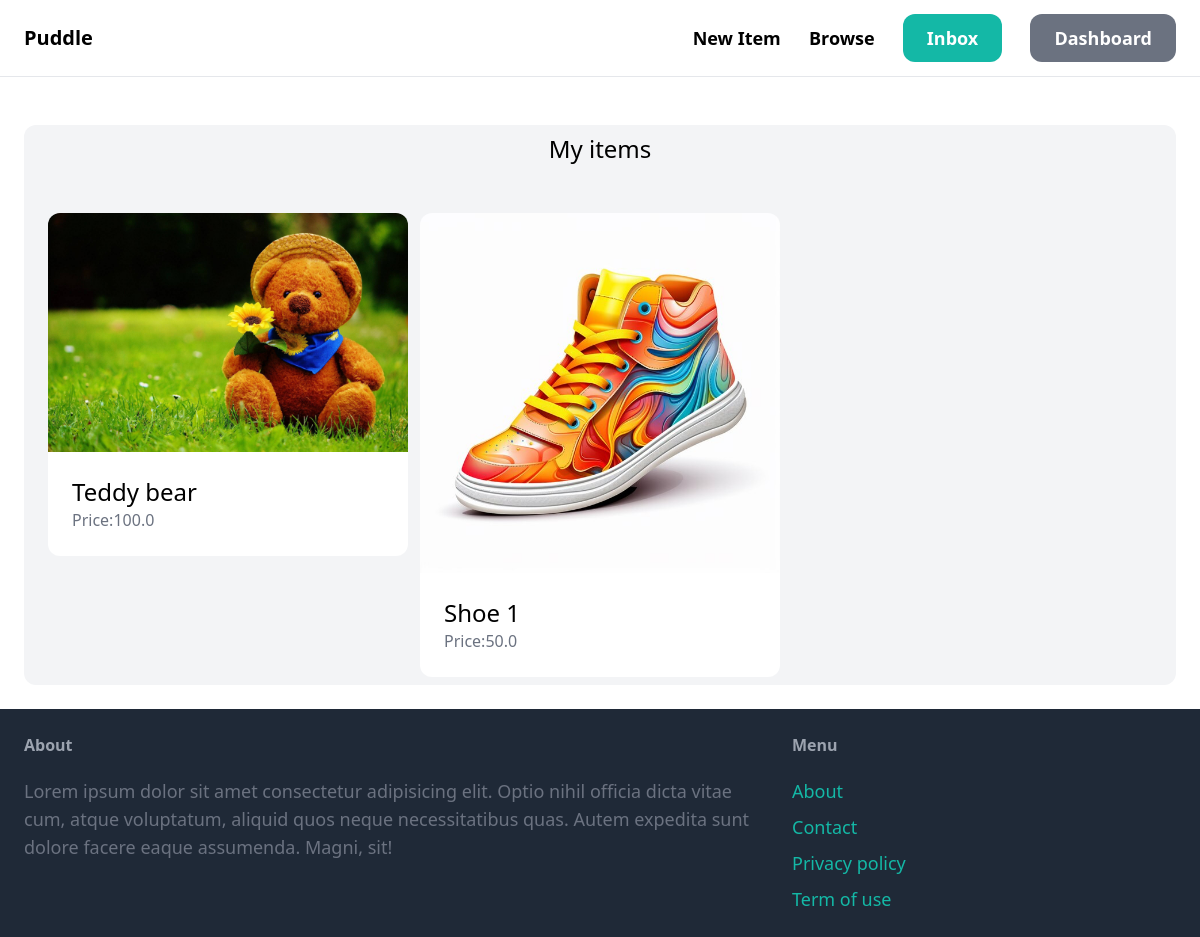
Page /dashboard/ (signed in) on the earlier database version.
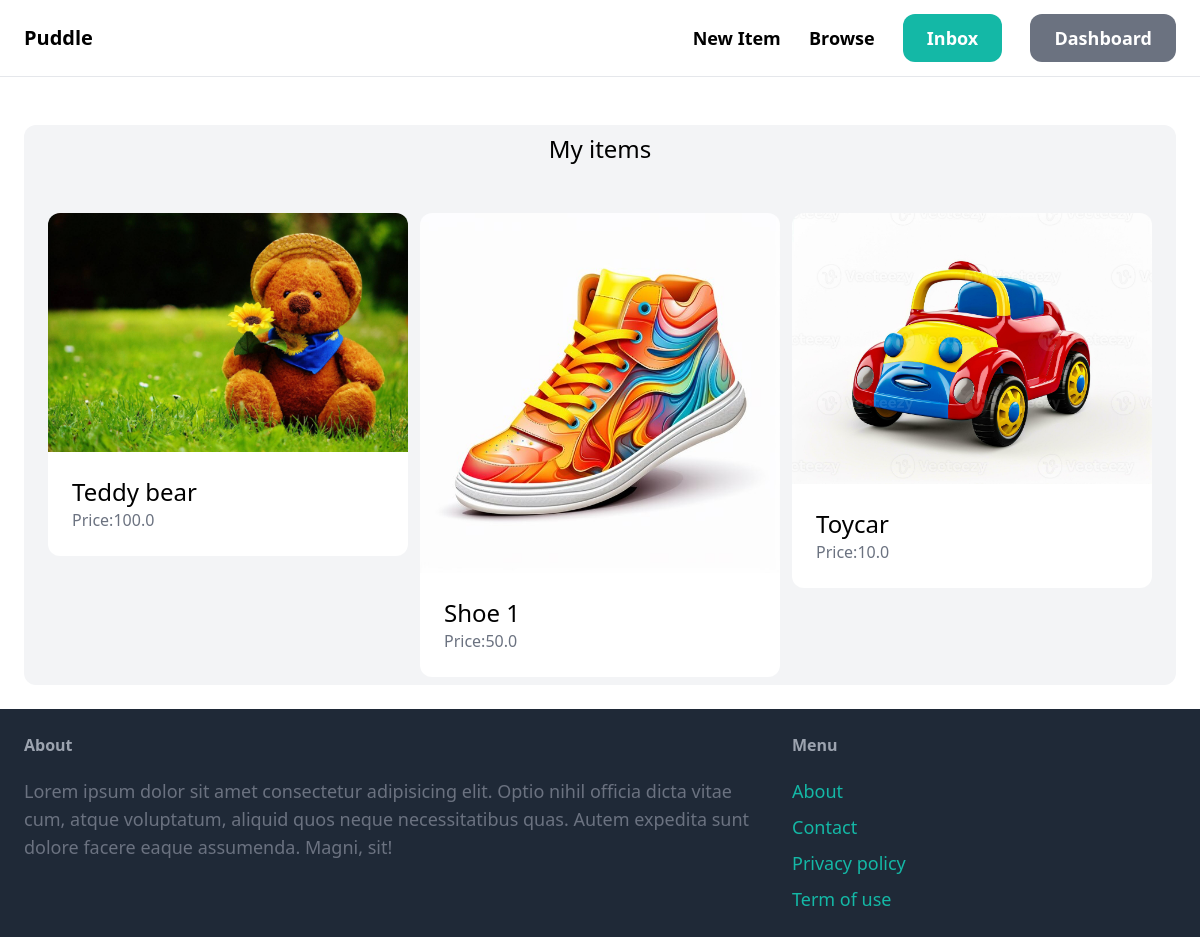
Same page on the later database version.
### item/models.py (models this page shows, shortened)
class Item(models.Model):
    category = models.ForeignKey(Category,related_name='items', on_delete=models.CASCADE)
    name = models.CharField(max_length=255)
    description = models.TextField(blank=True, null=True)
    price = models.FloatField()
    image = models.ImageField(upload_to='item_images', blank=True, null=True)
    is_sold = models.BooleanField(default=False)
    created_by = models.ForeignKey(User,related_name='items', on_delete=models.CASCADE)
    created_at = models.DateTimeField(auto_now_add=True)

### dashboard/views.py (the view)
# urls.py: path('', views.index, name='index'),
@login_required
def index(request):
    items = Item.objects.filter(created_by=request.user)
    return render(request, 'dashboard/index.html',{
        'items': items
    })

### dashboard/templates/dashboard/index.html (shortened to what this page needs)
{% extends 'puddle_app/base.html' %}
{% block content %}
<div class="mt-6 px-6 py-2 bg-gray-100 rounded-xl">
    <h2 class="mb-12 text-2xl text-center">My items</h2>
    <div class="grid grid-cols-3 gap-3">
        {% for item in items %}
        <div>
            <a href="{% url 'item:detail' item.id %}">
                <div>
                    <img src="{{ item.image.url}}" alt="" class="rounded-t-xl ">
                </div>
                <div class="p-6 bg-white rounded-b-xl">
                    <h2 class="text-2xl">{{ item.name }}</h2>
                    <p class="text-gray-500">Price:{{ item.price }}</p>
                </div>
            </a>
        </div>
        {% endfor %}
    </div>
</div>
{% endblock %}

Differences in the rows shown:
added Item: image (picture), name "Toycar", price "10.0"
